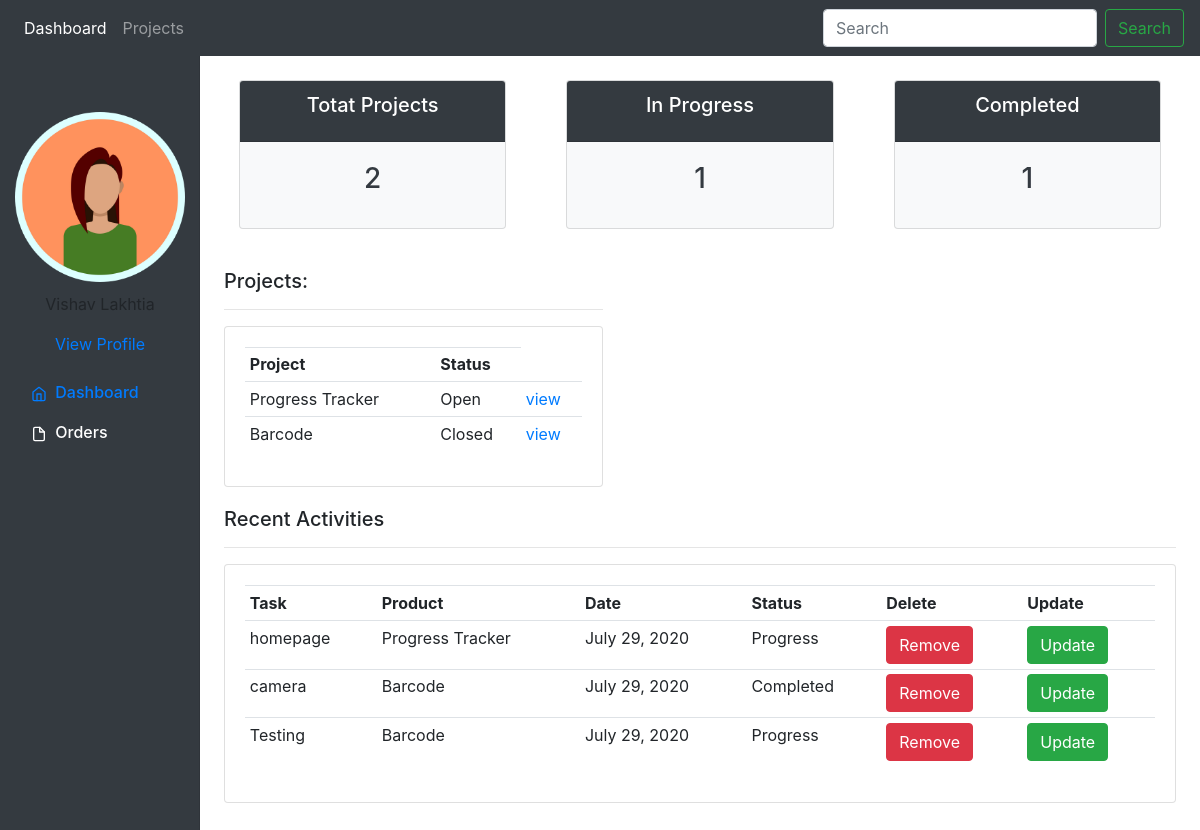
Page /dashboard on the earlier database version.
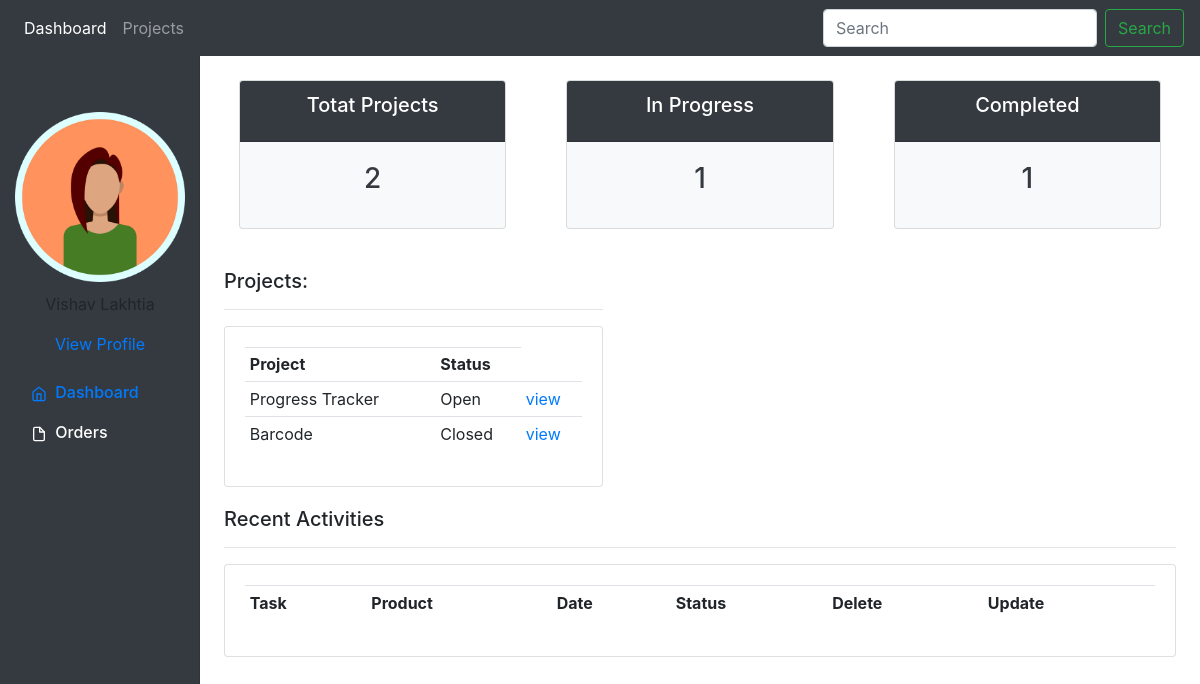
Same page on the later database version.
### System/models.py (models this page shows, shortened)
class Project(models.Model):
    PROJECT_STATUS = (
        ("Open", "Open"),
        ("Closed", "Closed")
    )
    name = models.CharField(max_length=50)
    description = models.TextField(max_length=1000)
    date_created = models.DateField(auto_now=True)
    last_updated = models.DateField(auto_now=True)
    status = models.CharField(max_length=200, choices=PROJECT_STATUS, default="Open", null=True)
    created_by = models.ForeignKey("customer", on_delete=models.CASCADE,default=1)
    def __str__(self):
        return f"{self.name}"

class Task(models.Model):
    TASK_STATUS = (
        ("Pending", "Pending"),
        ("Progress", "Progress"),
        ("Completed", "Completed")
    )
    name = models.CharField(max_length=50)
    summary = models.TextField(max_length=1000)
    project = models.ForeignKey("Project", on_delete=models.DO_NOTHING, null=True)
    date_created = models.DateField(auto_now=True)
    status = models.CharField(max_length=200, choices=TASK_STATUS, default="Pending", null=True)

### System/views.py (the view)
# urls.py: path('dashboard', views.dashboard_view, name="dashboard"),
def dashboard_view(request):
    total_projects = Project.objects.all().count()
    progress_projects = Project.objects.filter(status="Open").count()
    project_completed = Project.objects.filter(status="Closed").count()
    tasks = Task.objects.all()
    projects = Project.objects.all()
    return render(request, "dashboard.html", {
        "total_projects": total_projects,
        "Inprogress": progress_projects,
        "Completed": project_completed,
        "projects": projects,
        "tasks": tasks
    })

### System/templates/dashboard.html (shortened to what this page needs)
{% extends "base.html" %}
{% block content %}
{% include "status.html" %}
<br>
<div class="row">
	<div class="col-md-5">
		<h5>Projects:</h5>
		<hr>
		<div class="card card-body">
			<table class="table table-sm">
				<tr>
					<th>Project</th>
					<th>Status</th>
				</tr>
				{% for project in projects %}
					<tr>
						<td>{{project.name}}</td>
						<td>{{project.status}}</td>
						<td><a href="{% url 'project' project.id %}"> view</a></td>
					</tr>
				{% endfor %}
			</table>
		</div>
	</div>
</div>
<div class="row" style="margin-top: 20px">
	<div class="col-md-12">
		<h5>Recent Activities</h5>
		<hr>
		<div class="card card-body">
			<table class="table table-sm">
				<tr>
                    <th>Task</th>
					<th>Product</th>
					<th>Date</th>
					<th>Status</th>
					<th>Delete</th>
					<th>Update</th>
				</tr>
				{% for task in tasks %}
					<tr>
						<td>{{task.name}}</td>
						<td>{{task.project}}</td>
						<td>{{task.date_created}}</td>
						{% if task.status == "1"%}
							<td>Open</td>
						{% else %}
							<td>{{task.status}}</td>
						{% endif %}
						<td><button type="button" class="btn btn-danger" data-toggle="modal" data-target="#deleteModal">Remove</button>
						</td>
						<td><button type="button" class="btn btn-success">Update</button></td>
					</tr>
				{% endfor %}
			</table>
		</div>
	</div>
</div>
{% endblock %}

### System/templates/base.html (shortened to what this page needs)
<!DOCTYPE html>
{% load static %}
<html lang="en">
<head>
    <link rel="stylesheet" href='{% static "css/style.css" %}'>
    <link rel="stylesheet" href="https://stackpath.bootstrapcdn.com/bootstrap/4.5.0/css/bootstrap.min.css">
</head>
<body>
{% include "nav.html" %}
<div class="container-fluid">
        <div class="row">
            {% include "sidebar.html" %}
        <main role="main" class="col-md-9 ml-sm-auto col-lg-10 px-4">
               {% block content %}
                {% endblock %}
        </main>
    </div>
</div>
</body>
</html>

### System/templates/nav.html (shortened to what this page needs)
{% load static %}
<nav class="navbar navbar-expand-lg navbar-dark bg-dark">
  <div class="collapse navbar-collapse" id="navbarNavAltMarkup">
    <div class="navbar-nav">
      <a class="nav-item nav-link active" href="{% url 'dashboard' %}">Dashboard</a>
      <a class="nav-item nav-link" href="{% url 'projects' %}">Projects</a>
    </div>
  </div>
  <form class="form-inline my-2 my-lg-0">
            <input class="form-control mr-sm-2" type="search" placeholder="Search">
            <button class="btn btn-outline-success my-2 my-sm-0" type="submit">Search</button>
  </form>
</nav>

### System/templates/sidebar.html
{% load static %}
<nav class="col-md-2 d-none d-md-block bg-dark sidebar">
            <div class="sidebar-sticky">
                <ul class="nav flex-column">
                    <li class="nav-item">
                        <div class="text-center">
                            <img src="{% static 'images/profile.png'%}" class="rounded img-fluid" alt="Responsive Image" style="max-width: 100%; height: auto">
                            <p style="margin-top: 10px">Vishav Lakhtia</p>
                            <p><a href="{% url 'profile' %}">View Profile</a></p>
                        </div>
                    </li>
                    <li class="nav-item">
                        <a class="nav-link active" href="#">
                            <span data-feather="home"></span>
                            Dashboard <span class="sr-only">(current)</span>
                        </a>
                    </li>
                    <li class="nav-item">
                        <a class="nav-link" href="#">
                            <span data-feather="file"></span>
                            Orders
                        </a>
                    </li>
                </ul>
            </div>
        </nav>

### System/templates/status.html
<br>
<div class="row">
	<div class="col">
		<div class="col-md">
			<div class="card text-center text-white bg-light mb-3">
			  	<div class="card-header bg-dark">
			  		<h5 class="card-title">Totat Projects</h5>
			  	</div>
			  	<div class="card-body">
			    	<h3 class="card-title text-dark">{{total_projects}}</h3>
			  	</div>
			</div>
		</div>
	</div>
	<div class="col">
		<div class="col-md">
			<div class="card text-center text-white bg-light mb-3">
			  	<div class="card-header bg-dark">
			  		<h5 class="card-title">In Progress</h5>
			  	</div>
			  	<div class="card-body">
			    	<h3 class="card-title text-dark">{{ Inprogress }}</h3>
			  	</div>
			</div>
		</div>
	</div>
	<div class="col">
		<div class="col-md">
			<div class="card text-center text-white bg-light mb-3" >
			  	<div class="card-header bg-dark">
			  		<h5 class="card-title">Completed</h5>
			  	</div>
			  	<div class="card-body">
			    	<h3 class="card-title text-dark">{{Completed}}</h3>
			  	</div>
			</div>
		</div>
	</div>
</div>

### System/static/css/style.css (style rules this page uses)
body { background-color: #ebeff5; }
body { font-size: .875rem; }
.feather { width: 16px; height: 16px; vertical-align: text-bottom; }
.sidebar { position: fixed; top: 0; bottom: 0; left: 0; z-index: 100; padding: 48px 0 0; box-shadow: inset -1px 0 0 rgba(0, 0, 0, .1); }
.sidebar-sticky { position: relative; top: 0; height: calc(100vh - 48px); padding-top: .5rem; overflow-x: hidden; overflow-y: auto; }
.sidebar .nav-link { font-weight: 500; color: #FFF; }
.sidebar .nav-link .feather { margin-right: 4px; color: #FFF; }
.sidebar .nav-link.active { color: #007bff; }
.sidebar .nav-link:hover .feather, .sidebar .nav-link.active .feather { color: inherit; }

Differences in the rows shown:
removed Task: name "homepage", project "Progress Tracker", date_created "July 29, 2020", status "Progress"
removed Task: name "camera", project "Barcode", date_created "July 29, 2020", status "Completed"
removed Task: name "Testing", project "Barcode", date_created "July 29, 2020", status "Progress"
